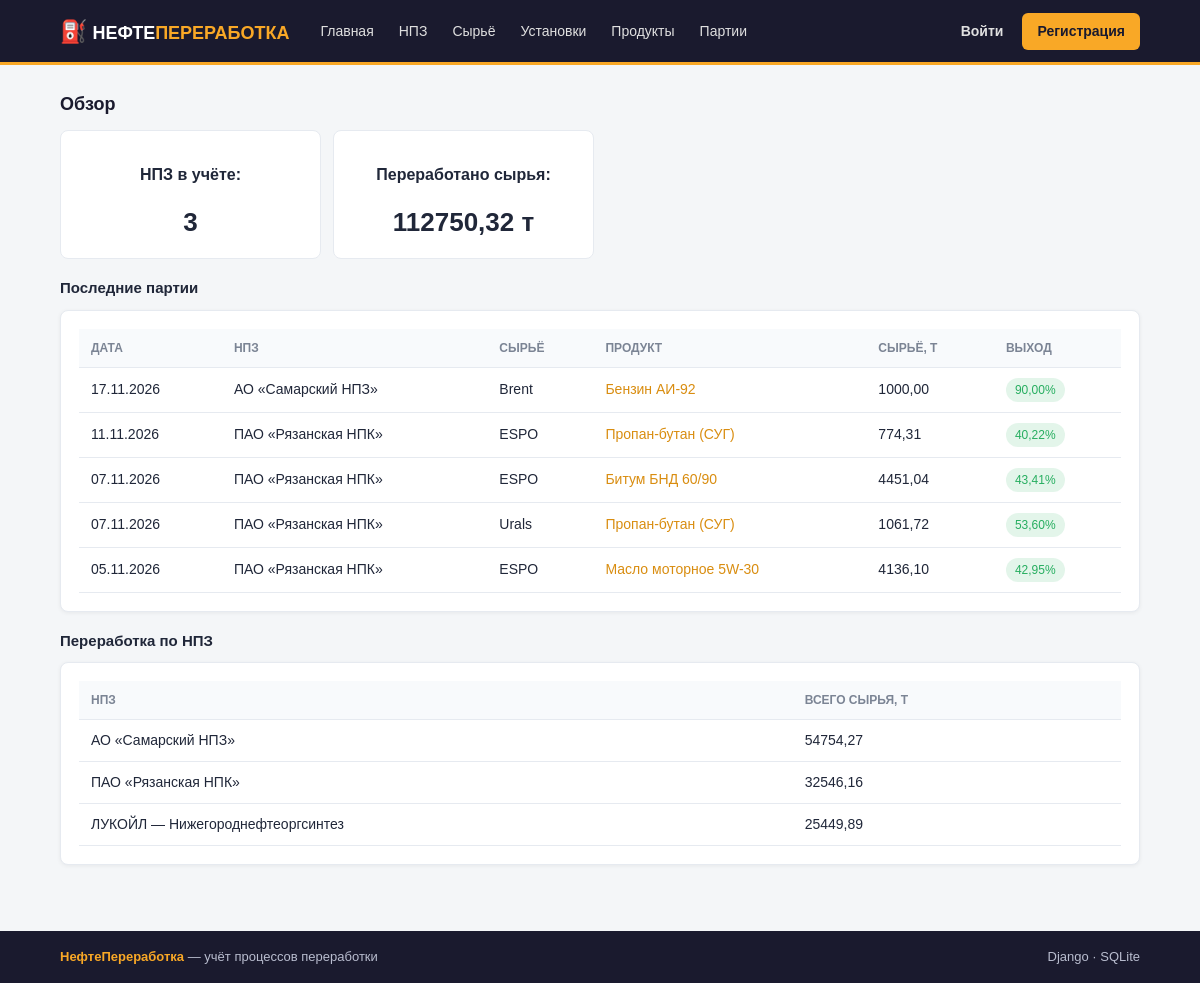
The page / on the database its author committed.
### refining/models.py (models this page shows, shortened)
class ProductionBatch(models.Model):
    refinery = models.ForeignKey(
        Refinery, on_delete=models.CASCADE, related_name='batches', verbose_name='НПЗ'
    )
    crude_oil = models.ForeignKey(
        CrudeOil, on_delete=models.PROTECT, related_name='batches', verbose_name='Марка нефти'
    )
    unit = models.ForeignKey(
        ProcessUnit, on_delete=models.PROTECT, related_name='batches', verbose_name='Установка'
    )
    product = models.ForeignKey(
        Product, on_delete=models.PROTECT, related_name='batches', verbose_name='Продукт'
    )
    input_volume = models.DecimalField(
        'Объём сырья, тонн', max_digits=12, decimal_places=2
    )
    output_volume = models.DecimalField(
        'Объём продукта, тонн', max_digits=12, decimal_places=2
    )
    produced_at = models.DateField('Дата переработки')
    created_by = models.ForeignKey(
        settings.AUTH_USER_MODEL,
        on_delete=models.SET_NULL,
        null=True,
        blank=True,
        related_name='batches',
        verbose_name='Добавил',
    )
    notes = models.TextField('Примечание', blank=True)
    created_at = models.DateTimeField('Создано', auto_now_add=True)
    class Meta:
        verbose_name = 'Партия переработки'
        verbose_name_plural = 'Партии переработки'
        ordering = ['-produced_at', '-created_at']
    def get_absolute_url(self):
        return reverse('refining:batch_detail', args=[self.pk])
    @property
    def yield_percent(self):
        if self.input_volume and self.input_volume > 0:
            return round(float(self.output_volume) / float(self.input_volume) * 100, 2)
        return 0

class Refinery(models.Model):
    name = models.CharField('Название', max_length=150, unique=True)
    location = models.CharField('Местоположение', max_length=150)
    capacity = models.PositiveIntegerField(
        'Мощность, млн тонн/год', help_text='Проектная мощность по переработке сырой нефти'
    )
    founded = models.PositiveSmallIntegerField('Год пуска', null=True, blank=True)
    description = models.TextField('Описание', blank=True)
    class Meta:
        verbose_name = 'НПЗ'
        verbose_name_plural = 'Нефтеперерабатывающие заводы'
        ordering = ['name']

class CrudeOil(models.Model):
    name = models.CharField('Марка нефти', max_length=100, unique=True)
    density = models.DecimalField('Плотность, кг/м³', max_digits=7, decimal_places=1)
    sulfur = models.DecimalField('Содержание серы, %', max_digits=4, decimal_places=2)
    api_gravity = models.DecimalField('API-плотность', max_digits=5, decimal_places=1, blank=True, null=True)
    description = models.TextField('Описание', blank=True)
    class Meta:
        verbose_name = 'Марка нефти'
        verbose_name_plural = 'Марки сырой нефти'
        ordering = ['name']

class Product(models.Model):
    CATEGORY_CHOICES = [
        ('FUEL', 'Моторное топливо'),
        ('DIESEL', 'Дизельное топливо'),
        ('JET', 'Авиационный керосин'),
        ('FUEL_OIL', 'Топочный мазут'),
        ('LUBE', 'Смазочные материалы'),
        ('BITUMEN', 'Битум'),
        ('PETROCHEM', 'Нефтехимия'),
        ('GAS', 'Сжиженные газы'),
    ]
    name = models.CharField('Название продукта', max_length=150, unique=True)
    category = models.CharField('Категория', max_length=12, choices=CATEGORY_CHOICES)
    density = models.DecimalField(
        'Плотность, кг/м³', max_digits=7, decimal_places=1, blank=True, null=True
    )
    description = models.TextField('Описание', blank=True)
    class Meta:
        verbose_name = 'Нефтепродукт'
        verbose_name_plural = 'Нефтепродукты'
        ordering = ['name']

### refining/views.py (the view)
# urls.py: path('', views.home, name='home'),
def home(request):
    batches = ProductionBatch.objects.select_related('refinery', 'crude_oil', 'unit', 'product')
    total_input = batches.aggregate(total=Sum('input_volume'))['total'] or 0
    context = {
        'refineries_count': Refinery.objects.count(),
        'total_input': total_input,
        'recent_batches': batches[:5],
        'by_refinery': (
            batches.values('refinery__name')
            .annotate(total=Sum('input_volume'))
            .order_by('-total')
        ),
    }
    return render(request, 'refining/home.html', context)

### templates/refining/home.html (shortened to what this page needs)
{% extends 'refining/base.html' %}
{% block content %}
<h2>Обзор</h2>
<div class="stats-grid">
    <div class="stat-card">
        <p><strong>НПЗ в учёте:</strong></p>
        <span class="stat-value">{{ refineries_count }}</span>
    </div>
    <div class="stat-card">
        <p><strong>Переработано сырья:</strong></p>
        <span class="stat-value">{{ total_input|floatformat:2 }} т</span>
    </div>
</div>
<h3>Последние партии</h3>
<div class="card">
    {% if recent_batches %}
    <div class="table-wrap">
        <table>
            <tr><th>Дата</th><th>НПЗ</th><th>Сырьё</th><th>Продукт</th><th>Сырьё, т</th><th>Выход</th></tr>
            {% for b in recent_batches %}
            <tr>
                <td>{{ b.produced_at|date:"d.m.Y" }}</td>
                <td>{{ b.refinery.name }}</td>
                <td>{{ b.crude_oil.name }}</td>
                <td><a href="{{ b.get_absolute_url }}">{{ b.product.name }}</a></td>
                <td>{{ b.input_volume|floatformat:2 }}</td>
                <td><span class="badge badge-green">{{ b.yield_percent|floatformat:2 }}%</span></td>
            </tr>
            {% endfor %}
        </table>
    </div>
    {% else %}
    <p class="muted">Партий пока нет.</p>
    {% endif %}
</div>
<h3>Переработка по НПЗ</h3>
<div class="card">
    {% if by_refinery %}
    <div class="table-wrap">
        <table>
            <tr><th>НПЗ</th><th>Всего сырья, т</th></tr>
            {% for row in by_refinery %}
            <tr>
                <td>{{ row.refinery__name }}</td>
                <td>{{ row.total|floatformat:2 }}</td>
            </tr>
            {% endfor %}
        </table>
    </div>
    {% else %}
    <p class="muted">Данных пока нет.</p>
    {% endif %}
</div>
{% endblock %}

### templates/refining/base.html (shortened to what this page needs)
<!DOCTYPE html>
<html lang="ru">
<head>
</head>
<body>
<header class="topbar">
    <div class="topbar-inner">
        <a href="{% url 'refining:home' %}" class="brand">
            <span class="brand-icon">⛽</span>
            <span>НЕФТЕ<span class="brand-accent">ПЕРЕРАБОТКА</span></span>
        </a>
        <nav class="nav">
            <a href="{% url 'refining:home' %}">Главная</a>
            <a href="{% url 'refining:refinery_list' %}">НПЗ</a>
            <a href="{% url 'refining:crudeoil_list' %}">Сырьё</a>
            <a href="{% url 'refining:unit_list' %}">Установки</a>
            <a href="{% url 'refining:product_list' %}">Продукты</a>
            <a href="{% url 'refining:batch_list' %}">Партии</a>
        </nav>
        <div class="auth-box">
            {% if user.is_authenticated %}
                <span class="user-badge">👤 {{ user.username }}</span>
                <form action="{% url 'refining:logout' %}" method="post" class="inline-form">
                    {% csrf_token %}
                    <button type="submit" class="btn btn-ghost">Выйти</button>
                </form>
            {% else %}
                <a href="{% url 'refining:login' %}" class="btn btn-ghost">Войти</a>
                <a href="{% url 'refining:register' %}" class="btn btn-primary">Регистрация</a>
            {% endif %}
        </div>
    </div>
</header>
<main class="container main-content">
    {% block content %}{% endblock %}
</main>
<footer class="footer">
    <div class="container">
        <span><strong>НефтеПереработка</strong> — учёт процессов переработки</span>
        <span>Django · SQLite</span>
    </div>
</footer>
</body>
</html>

### templates/refining/base.html (style rules this page uses)
body { font-family: Arial, sans-serif; margin: 0; background: #f4f6f8; color: #202739; line-height: 1.5; }
a { color: #d98d10; text-decoration: none; }
.topbar { background: #1a1a2e; border-bottom: 3px solid #f9a826; }
.topbar-inner { max-width: 1080px; margin: 0 auto; padding: 0 16px; display: flex; align-items: center; gap: 20px; min-height: 62px; flex-wrap: wrap; }
.brand { color: #fff; font-weight: bold; font-size: 18px; }
.brand-icon { font-size: 22px; }
.brand-accent { color: #f9a826; }
.nav { display: flex; gap: 3px; flex: 1; flex-wrap: wrap; }
.nav a { color: #e0e0e0; padding: 7px 11px; border-radius: 6px; font-size: 14px; }
.auth-box { display: flex; align-items: center; gap: 8px; }
.container { max-width: 1080px; margin: 0 auto; padding: 0 16px; }
.main-content { padding: 26px 0 50px; min-height: 70vh; }
h2 { font-size: 18px; margin: 0 0 12px; color: #1a1a2e; }
h3 { font-size: 15px; margin: 18px 0 10px; }
.btn { display: inline-block; padding: 8px 15px; border: 0; border-radius: 6px; background: #f9a826; color: #1a1a2e; font-size: 14px; font-weight: bold; text-decoration: none; cursor: pointer; font-family: inherit; }
.btn-primary { background: #f9a826; color: #1a1a2e; }
.btn-ghost { background: transparent; color: #e0e0e0; padding: 6px 11px; }
.card { background: #fff; border: 1px solid #e6eaf0; border-radius: 8px; padding: 18px; margin-bottom: 16px; box-shadow: 0 1px 4px rgba(0,0,0,.06); }
.stats-grid { display: grid; grid-template-columns: repeat(4, 1fr); gap: 12px; margin-bottom: 16px; }
.stat-card { background: #fff; border: 1px solid #e6eaf0; border-radius: 8px; padding: 16px; text-align: center; }
.stat-value { font-size: 26px; font-weight: bold; }
.table-wrap { overflow-x: auto; }
table { width: 100%; border-collapse: collapse; font-size: 14px; }
th { text-align: left; padding: 10px 12px; background: #f8fafc; color: #7b8494; font-size: 12px; text-transform: uppercase; border-bottom: 1px solid #e6eaf0; }
td { padding: 10px 12px; border-bottom: 1px solid #e6eaf0; }
.badge { display: inline-block; padding: 3px 9px; border-radius: 999px; font-size: 12px; }
.badge-green { background: rgba(39,174,96,.13); color: #27ae60; }
.footer { background: #1a1a2e; color: #b9bdcf; padding: 16px 0; font-size: 13px; text-align: center; }
.footer .container { display: flex; justify-content: space-between; gap: 10px; flex-wrap: wrap; }
.footer strong { color: #f9a826; }

### rows shown on the page
ProductionBatch: produced_at "17.11.2026", refinery.name "АО «Самарский НПЗ»", crude_oil.name "Brent", product.name "Бензин АИ-92", input_volume "1000,00", yield_percent "90,00"
ProductionBatch: produced_at "11.11.2026", refinery.name "ПАО «Рязанская НПК»", crude_oil.name "ESPO", product.name "Пропан-бутан (СУГ)", input_volume "774,31", yield_percent "40,22"
ProductionBatch: produced_at "07.11.2026", refinery.name "ПАО «Рязанская НПК»", crude_oil.name "ESPO", product.name "Битум БНД 60/90", input_volume "4451,04", yield_percent "43,41"
ProductionBatch: produced_at "07.11.2026", refinery.name "ПАО «Рязанская НПК»", crude_oil.name "Urals", product.name "Пропан-бутан (СУГ)", input_volume "1061,72", yield_percent "53,60"
ProductionBatch: produced_at "05.11.2026", refinery.name "ПАО «Рязанская НПК»", crude_oil.name "ESPO", product.name "Масло моторное 5W-30", input_volume "4136,10", yield_percent "42,95"

### other values the page prints
{{ refineries_count }} "3"
{{ total_input|floatformat:2 }} "112750,32"
{{ row.refinery__name }} "АО «Самарский НПЗ»" "ПАО «Рязанская НПК»" "ЛУКОЙЛ — Нижегороднефтеоргсинтез"
{{ row.total|floatformat:2 }} "54754,27" "32546,16" "25449,89"
